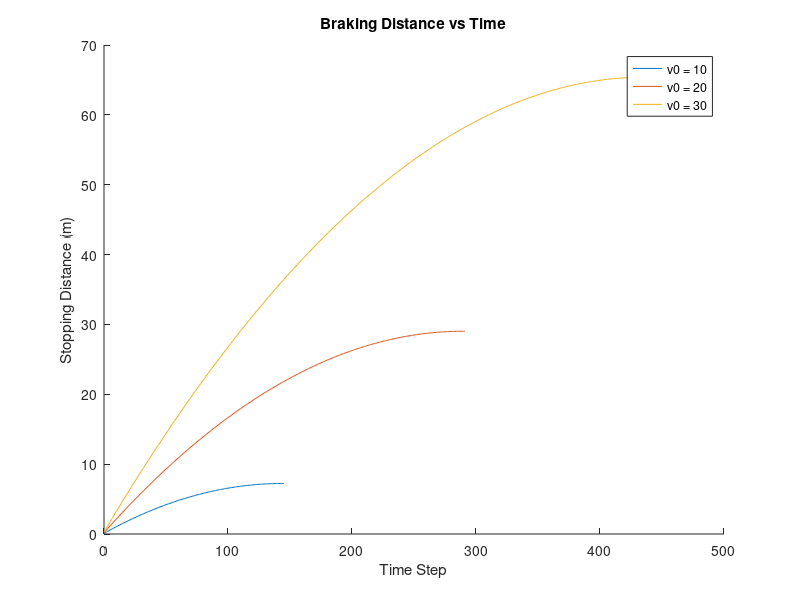

This figure's MATLAB source:
% Written by Ben Champagne 3/31/2026

%% Project 1: Vehicle Braking Distance Simulator

clc; % clears command window
clear; % removes all variables from workspace

%% Parameters
dt = 0.01; % sets simulation time step in seconds
v0_list = [10, 20, 30]; % defines array of initial velocities in m/s
mu = 0.7; % sets friction coefficient for braking force
g = 9.81; % sets gravitational acceleration constant

figure; % creates a new figure window
hold on; % allows multiple plots on same figure

for k = 1:length(v0_list) % loops through each initial velocity
    v = v0_list(k); % sets current velocity to selected initial velocity
    x = 0; % initializes position (distance traveled) to zero
    t = 0; % initializes time to zero
    
    v_hist = []; % initializes array to store velocity history
    x_hist = []; % initializes array to store position history
    
    while v > 0 % continues simulation while vehicle is still moving
        a = -mu * g; % computes constant deceleration due to friction
        v = v + a*dt; % updates velocity using acceleration over time step
        x = x + v*dt; % updates position using current velocity over time step
        t = t + dt; % increments time by time step
        
        v_hist(end+1) = v; % appends current velocity to history array
        x_hist(end+1) = x; % appends current position to history array
    end % ends simulation loop when vehicle stops
    
    plot(0:length(x_hist)-1, x_hist, 'DisplayName', ['v0 = ' num2str(v0_list(k))]); % plots stopping distance vs time steps for current velocity
end % ends loop over initial velocities

xlabel('Time Step'); % labels x-axis as time step index
ylabel('Stopping Distance (m)'); % labels y-axis as stopping distance in meters
title('Braking Distance vs Time'); % sets plot title
legend; % displays legend for each velocity curve
